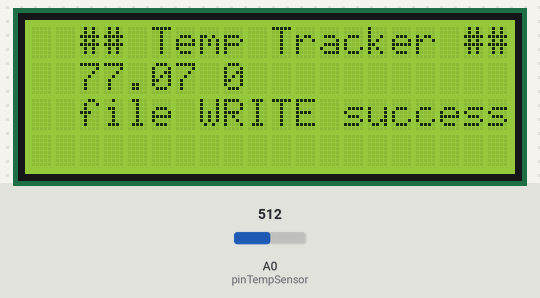
Bench run of a sketch on a simulated Arduino Uno, built with avr-gcc and run on an emulated ATmega328P. Parts: 20×4 character LCD. Inputs (shaded band) come from the test bench; at power-on: A0 (pinTempSensor) = 512. Storage starts empty.

Above: at 1.3 s.
1.4 s: A0 (pinTempSensor) set to 716
At 2.1 s:
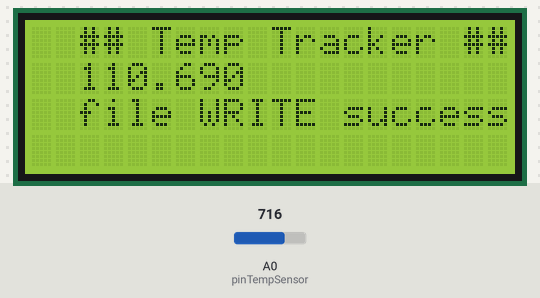
2.9 s: A0 (pinTempSensor) set to 900
At 3.5 s:
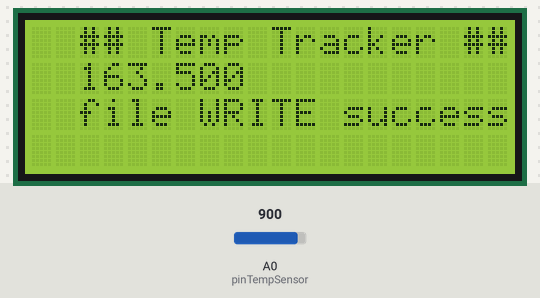
5.9 s: A0 (pinTempSensor) set to 1023
At 6.8 s:
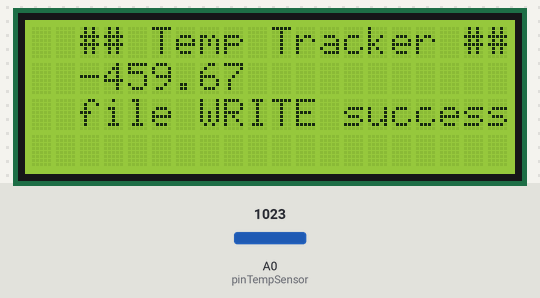
Timing chart, 0 to 8.9 s (numbered marks = the images above; inputs shaded):
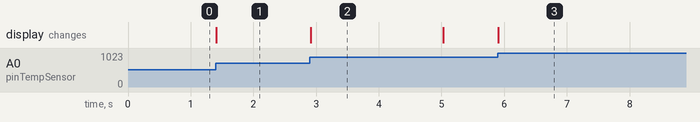

The sketch:

TempTracker.ino
```cpp
#include <LiquidCrystal_I2C.h>
#include <math.h>
#include <SPI.h>
#include <SD.h>

const int B = 4275;               // B value of the thermistor
const int R0 = 100000;            // R0 = 100k
const int pinTempSensor = A0;     // Grove - Temperature Sensor connect to A0

File TempData;
const int SD_CS = 10;
const long SLEEP_TIME = 5000;  // write to card every 5 seconds
long multiplier = 0;

LiquidCrystal_I2C lcd(0x3F, 20, 4);

void setup() {

  lcd.begin();
  lcd.setCursor(2,0);
  lcd.print("## Temp Tracker ##");

  if (SD.begin(SD_CS)) {
    lcd.setCursor(2,2);
    lcd.print("SD card init");
  }
}

void loop() {

  int a = analogRead(pinTempSensor);
  float R = 1023.0/a-1.0;
  R = R0*R;
  // convert to temperature (F) via temp component datasheet
  float temperature = 1.0/(log(R/R0)/B+1/298.15)-273.15;
  temperature = (temperature * 1.8) + 32;
  lcd.setCursor(2,1);
  lcd.print(temperature);
  if (millis() > long(multiplier * SLEEP_TIME)){
    writeToSD(temperature);
    lcd.setCursor(8,1);
    lcd.print(multiplier);
    multiplier++;
  }
}

void writeToSD(float temperature){
    TempData = SD.open("temps.csv", FILE_WRITE);
    if (TempData) {
      lcd.setCursor(2,2);
      lcd.print("file WRITE success");
      TempData.print(millis());
      TempData.print(",");
      TempData.println(temperature);
      TempData.close();
    }
    else{
      lcd.setCursor(2,3);
      lcd.print("file WRITE fail    ");
    }
}
```

Measured:
- after the input at 1.4 s, the display: changes at once (image 1)
- after the input at 2.9 s, the display: changes at once (image 2)
- after the input at 5.9 s, the display: changes at once (image 3)
- what the display in image 2 shows lasts 2.1 s, from 2.9 s to 5.0 s
